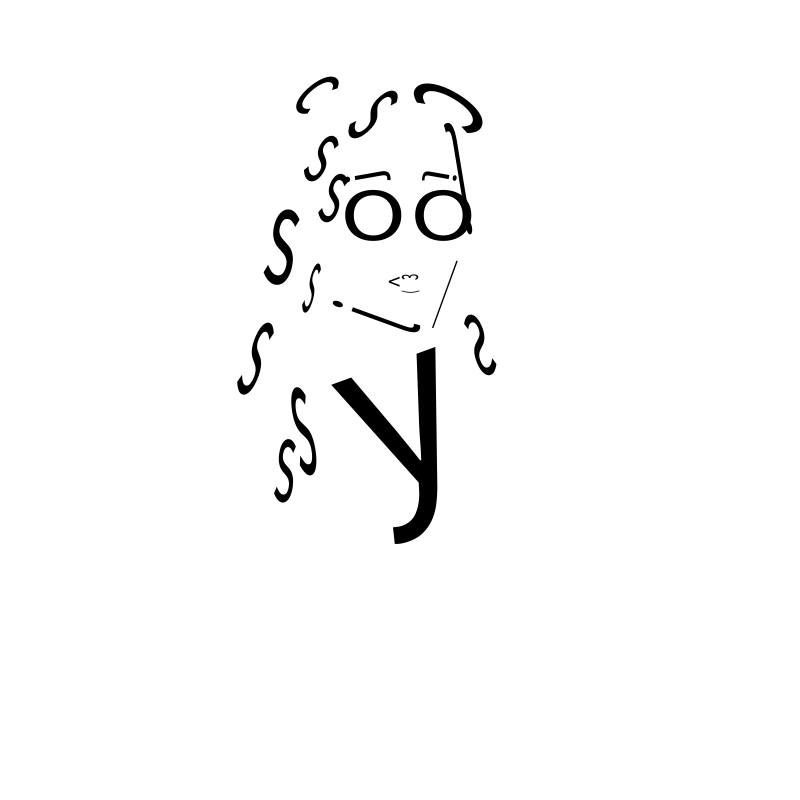
Frame 1 (no input)
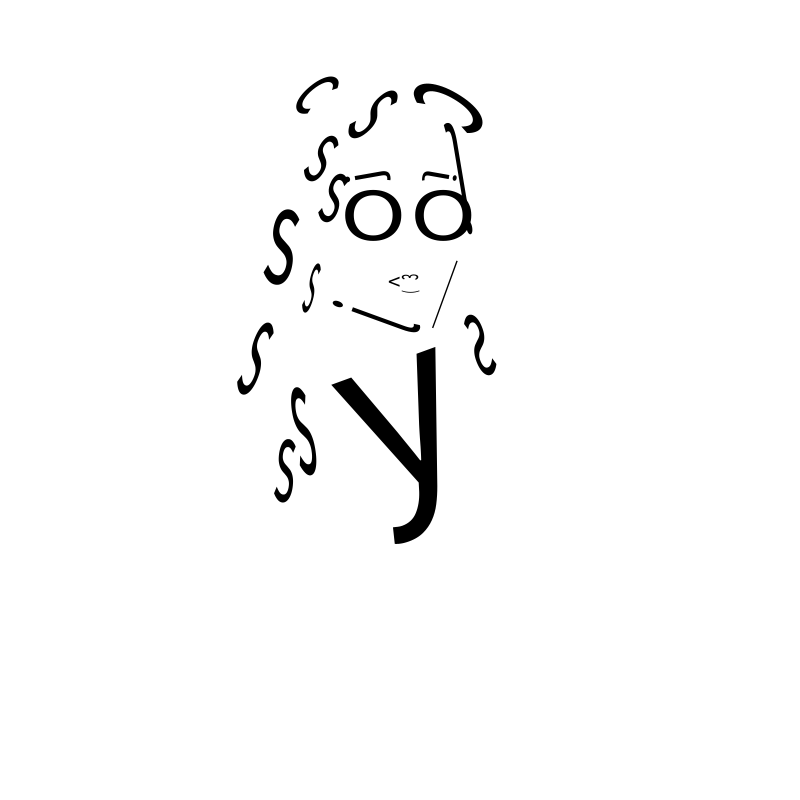
Frame 60 (the mouse pressed at the canvas centre just before this capture)
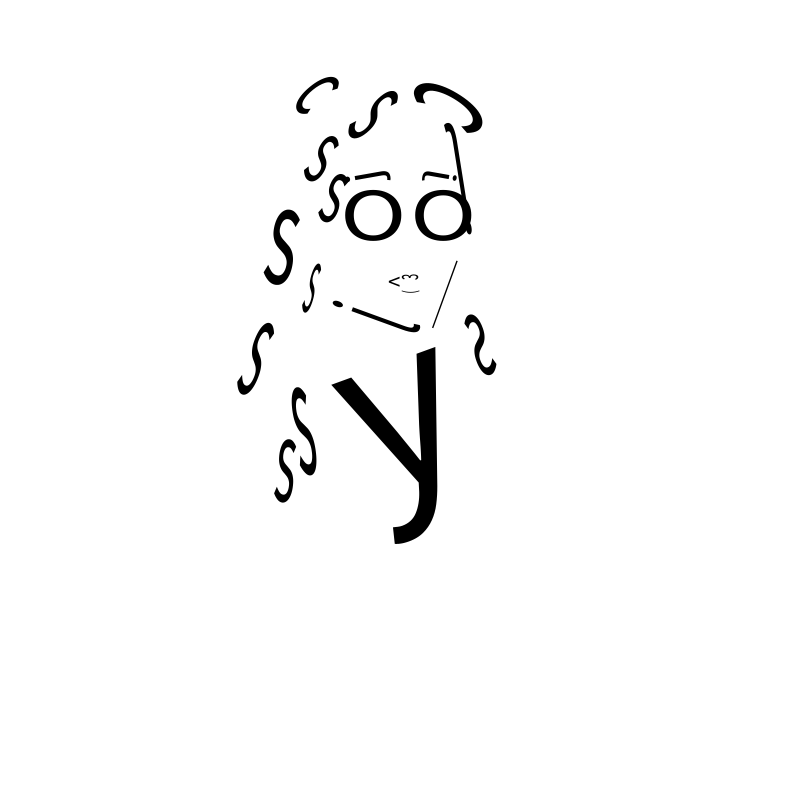
Frame 120 (the mouse held since frame 60 and released just before this capture)

The Processing sketch that drew these frames (run headless with seeded random() and noise(); from frame 60 on, the mouse is pressed at the canvas centre):

// Processing sketch: ring_tower
// ── ring_tower.pde

void setup() {
    size(800, 800);
    
    textSize(25);
    fill(0);
}

float target_rad = 0;
float current_rad = 0;

void draw() {
    background(255);
    
    target_rad = sin(frameCount / (3 * PI)) / 10;
    var deg = degrees(target_rad);
    
    // Hairs
    add_letter("s", 344, 128, 45 + deg, 2, 5);
    add_letter("s", 300, 174, 30 + deg, 2, 4);
    add_letter("c", 290, 100, 50 + deg, 2, 4);
    add_letter("s", 315, 217, 20 + deg, 2, 4);
    add_letter("s", 260, 280, 10 + deg, 3, 6);
    add_letter("s", 233, 389, 20 + deg, 2, 6);
    add_letter("s", 300, 310, 15 + deg, 1, 4);
    add_letter("s", 272, 500, 5 + deg, 2, 5);
    add_letter("s", 300, 475, -10 + deg, 2, 7);
    
    add_letter("c", 490, 109, 300 + deg, -3, 6);
    add_letter("j", 450, 150, -10 + deg, 2, -5);
    add_letter("s", 500, 370, -20 + deg, -2, 5);
    
    // Face
    add_letter("j", 400, 320, 290, -2, 4);
    add_letter("_", 460, 260, 110, 6, 1);
    
    add_letter("O", 340, 240, 0, 4, 3);
    add_letter("O", 410, 240, 0, 4, 3);
    
    add_letter("j", 380, 180, 260, 2, 2);
    add_letter("j", 430, 180, 280, 2, -1.5);
    
    add_letter("<", 388, 290, 0, 1, 1);
    add_letter("3", 418, 280, 270, .5, 1);
    add_letter(")", 405, 290, 90, .5, .8);
    
    add_letter("y", 370, 500, -20, 10, 10);
}


void add_letter(String s, int x, int y, float degrees, float scalex, float scaley) {

    fill(0);
    
    pushMatrix();
    translate(x, y);
    rotate(radians(degrees));
    scale(scalex, scaley);
    text(s, 0, 0);
    popMatrix();
}
